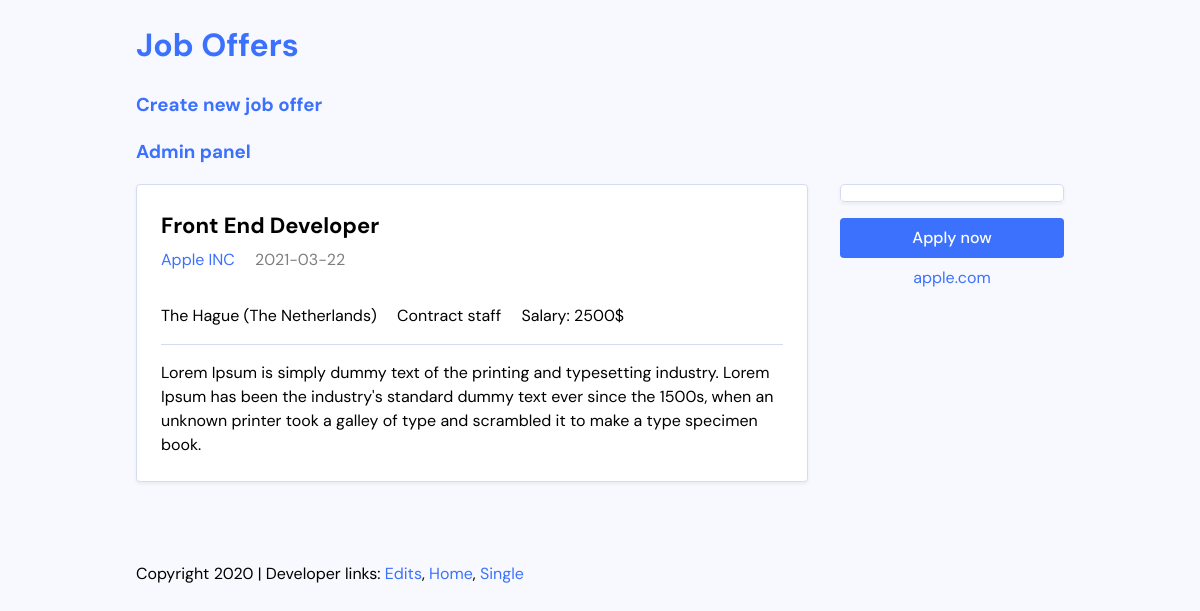
The page /job.php?id=1 (signed in) on the database its author committed.
### tables this page shows
CREATE TABLE `jobs` (
  `id` int(11) NOT NULL,
  `title` text NOT NULL,
  `description` text NOT NULL,
  `company` text NOT NULL,
  `salary` decimal(10,0) NOT NULL,
  `date_posted` date NOT NULL DEFAULT current_timestamp(),
  `imageUrl` text NOT NULL,
  `websiteUrl` varchar(250) NOT NULL,
  `location` text NOT NULL,
  `position` text NOT NULL
);

### lib/Template.php (called while the page is built, shortened)
<?php class Template{
    protected $template;
    public function __construct($template){
        $this->template = $template;
    }
    public function __toString() {
        include basename($this->template);
        return ob_get_clean();
    }
}

### lib/Database.php (called while the page is built, shortened)
<?php
class Database{
    private $host = DB_HOST;
    private $user = DB_USER;
    private $pass = DB_PASS;
    private $dbname = DB_NAME;
    private $dbh;
    private $stmt;
    public function __construct(){
        $dsn = 'mysql:host'. $this->host .';dbname='. $this->dbname;
        $options = array(
            PDO::ATTR_PERSISTENT => true,
            PDO::ATTR_ERRMODE => PDO::ERRMODE_EXCEPTION
        );
        try{
            $this->dbh = new PDO($dsn, $this->user, $this->pass, $options);
        } catch(PDOException $e) {
            $this->error = $e->getMessage();
        }
    }
    public function query($query) {
        $this->stmt = $this->dbh->prepare($query);
    }
    public function bind($param, $value, $type = null) {
        if(is_null($type)) {
            switch(true){
                default:
                    $type = PDO::PARAM_STR;
            }
        }
        $this->stmt->bindValue($param, $value, $type);
    }
    public function execute() {
        return $this->stmt->execute();
    }
    public function single() {
        $this->execute();
        return $this->stmt->fetchAll(PDO::FETCH_OBJ);
    }
}

### lib/Job.php (called while the page is built, shortened)
<?php
class Job{
    private $db;
    public function __construct() {
        $this->db = new Database;
    }
    public function getJob($id){
        $this->db->query("SELECT * FROM  jobs_board.jobs WHERE id = :id");
			$this->db->bind(':id', $id);
			$row = $this->db->single();
			return $row;
    }
}

### templates/job-single.php (the view, shortened to what this page needs)
<?php include 'inc/header.php'; ?>
<div class="job-single">
			<main class="job-main">
				<div class="job-card">
					<div class="job-primary">
						<header class="job-header">
							<h2 class="job-title"><a href="#"><?php echo $job[0]->title; ?></a></h2>
							<div class="job-meta">
								<a class="meta-company" href="#"><?php echo $job[0]->company; ?></a>
								<span class="meta-date"><?php echo $job[0]->date_posted; ?></span>
							</div>
							<div class="job-details">
								<span class="job-location"><?php echo $job[0]->location; ?></span>
								<span class="job-type"><?php echo $job[0]->position; ?></span>
								<span class="job-type">Salary: <?php echo $job[0]->salary; ?>$</span>
							</div>
						</header>
						<div class="job-body">
							<p><?php echo $job[0]->description; ?></p>
						</div>
					</div>
				</div>
			</main>
			<aside class="job-secondary">
				<div class="job-logo">
					<div class="job-logo-box">
					</div>
				</div>
				<a href="#" class="button button-wide">Apply now</a>
				<a href="#"><?php echo $job[0]->websiteUrl; ?></a>
			</aside>
		</div>
<?php include 'inc/footer.php'; ?>

### templates/css/master.css (style rules this page uses)
html { line-height: 1.15; -webkit-text-size-adjust: 100%; }
body { margin: 0; }
main { display: block; }
a { background-color: transparent; }
html { -webkit-box-sizing: border-box; -moz-box-sizing: border-box; box-sizing: border-box; }
*, *:before, *:after { -webkit-box-sizing: inherit; -moz-box-sizing: inherit; box-sizing: inherit; }
:root { --color-base: #f8f9ff; --color-primary: #3c71fe; --color-separator: #d5dcef; --font-sans: "DM Sans", sans-serif; }
body { background: var(--color-base); font-family: var(--font-sans); line-height: 1.5; }
a { color: var(--color-primary); text-decoration: none; }
.job-card { margin: 0; padding: 1.5em; list-style: none; background: white; border: 1px solid var(--color-separator); border-radius: 0.25em; box-shadow: 0px 2px 4px rgba(0, 0, 0, 0.06); display: flex; }
.job-card .job-primary { flex: 1 1 auto; }
.job-card .job-title { margin: 0; font-size: 1.375em; margin-bottom: 0.25em; }
.job-card .job-title a { color: black; }
.job-card .job-details { margin-top: 2em; }
.job-card .job-type { margin-left: 1em; display: inline-block; }
.job-card .meta-date { opacity: 0.5; margin-left: 1em; }
.job-logo { flex: 0 0 12.5em; background: white; display: flex; align-items: stretch; justify-content: stretch; }
.job-logo-box { max-height: 7.875em; border: 1px solid var(--color-separator); border-radius: 0.25em; box-shadow: 0px 2px 4px rgba(0, 0, 0, 0.06); display: flex; align-items: center; justify-content: center; padding: 0.5em; width: 100%; }
.job-single { display: flex; }
.job-single .job-secondary { flex: 0 0 14em; margin-left: 2em; text-align: center; }
.job-single .job-secondary .button { margin-bottom: 0.5em; }
.job-single .job-main { flex: 1 1 auto; }
.job-single .job-body { margin-top: 1em; padding-top: 1em; border-top: 1px solid var(--color-separator); }
.job-single .job-body p:first-child { margin-top: 0; }
.job-single .job-body p:last-child { margin-bottom: 0; }
.job-single .job-logo { margin-bottom: 1em; }
.button { padding: 0.5em 0.75em; border-radius: 0.25em; background: var(--color-primary); color: white; font-weight: 500; text-align: center; display: inline-block; }
.button-wide { width: 100%; }

### rows shown on the page
jobs: title "Front End Developer", company "Apple INC", date_posted "2021-03-22", location "The Hague (The Netherlands)", position "Contract staff", salary "2500", description "Lorem Ipsum is simply dummy text of the printing and typesetting industry. Lorem Ipsum has been the industry's standard dummy text ever since the 1500s, when an unknown printer took a galley of type and scrambled it to make a type specimen book.", websiteUrl "apple.com"
